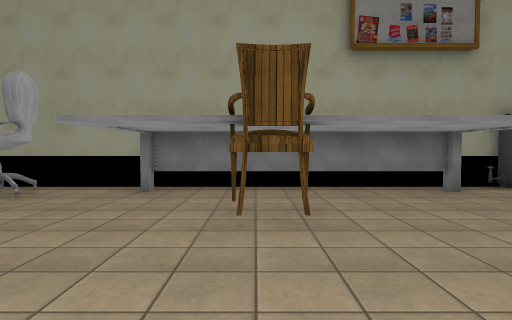
View 1 (above)

12 first-person views from a walk through a Unity game level. The camera is 1.5 m above the floor, tilts 2° down and sees 75° across. The floor is counted in squares, 2 m on a side. Each view is taken from the middle of a square. On the plan, view 1 faces up. The plan holds only what a view shows up to about 11 squares ahead; the rest is blank. Some surface patterns are stand-ins.

View 2
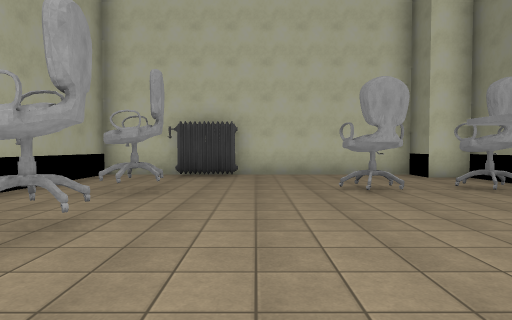

View 3
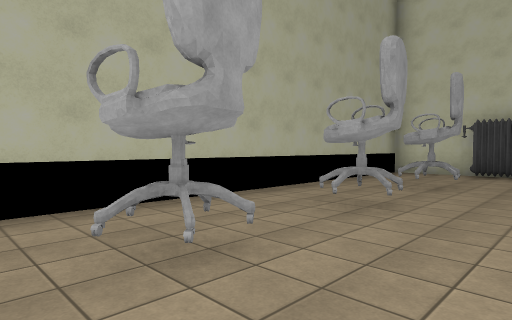

View 4
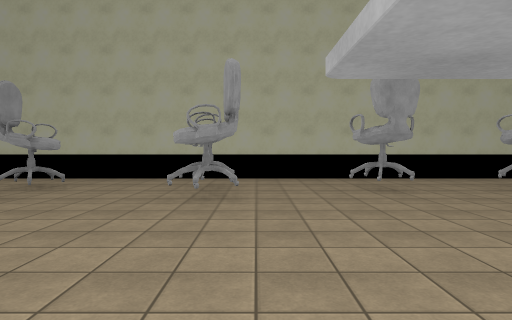

View 5
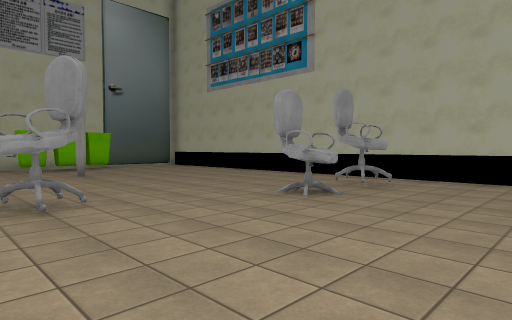

View 6
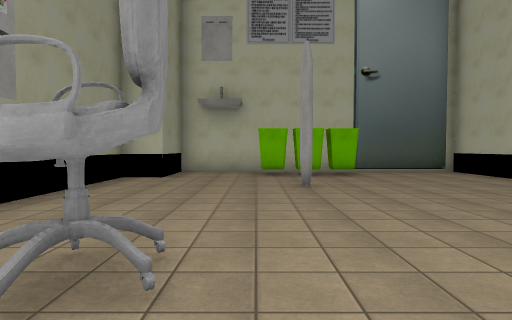

View 7
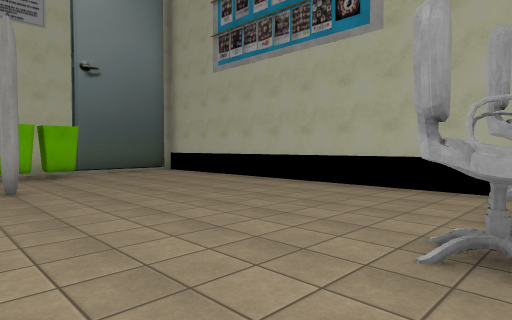

View 8
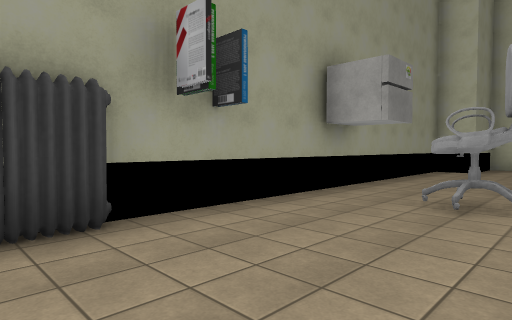

View 9
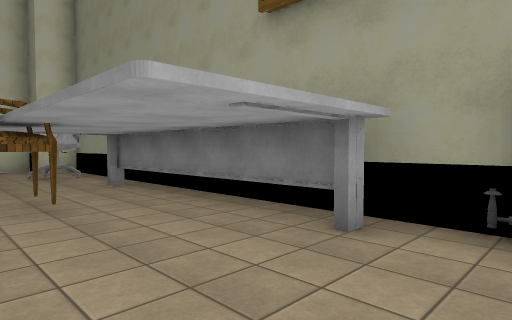

View 10
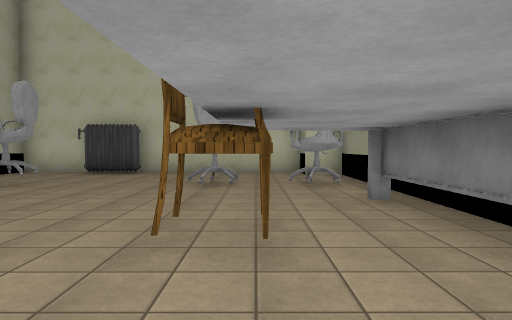

View 11
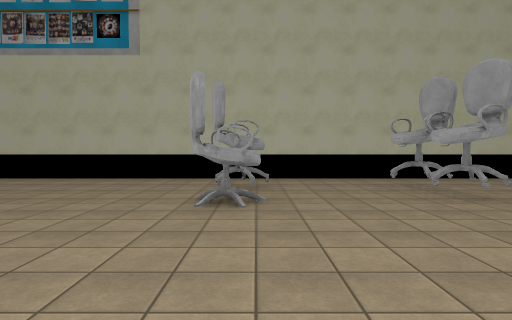

View 12
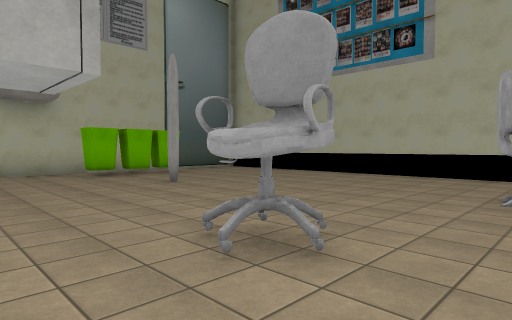

### Floor plan
Points are (right, up) in squares from view 1. A wall is a line through its corners. A room is listed if a view was taken in it or the views show most of it. See-through windows are left out.
Room 1 (views 1, 2, 3, 4, 5, 6, 7, 8, 9, 10, 11, 12)
walls: (3.5, 5.8) (-1.9, 5.8); (4.8, 6.5) (-6.5, 6.5) (-6.5, 5.4) (-7.5, 5.4) (-7.5, -3.3) (18.7, -3.3) (18.7, 2.1); (17.3, 1.1) (17.3, 1.9) (17.7, 1.9); (17.3, 0.1) (17.3, 0.9) (17.9, 0.9); (17.3, 2.1) (17.3, 2.9) (17.9, 2.9); (18.7, 2.4) (18.7, 5.4) (16.6, 5.4) (16.6, 6.5) (6.2, 6.5)
objects: radiator (-7, 0); other object (-4, -1); other object (-4, 3); other object (-4, 5); other object (-1, -1); chair (0, 3); other object (2, -1); other object (5, -2) to (5, -1); other object (5, 0); radiator (5, 6); other object (8, -2) to (8, -1); other object (8, 0) to (9, 0); other object (10, 4)

Where each view was taken, in squares from view 1:
view 1: 0 up, 0 right, facing up
view 2: 1 up, 2 right, facing left
view 3: 1 up, 3 right, facing down-left
view 4: 5 up, 4 right, facing down
view 5: 5 up, 5 right, facing down-right
view 6: 3 up, 8 right, facing right
view 7: 3 up, 8 right, facing down-right
view 8: 3 up, 5 right, facing up-right
view 9: 3 up, 5 right, facing up-left
view 10: 4 up, 3 right, facing left
view 11: 5 up, 8 right, facing down
view 12: 6 up, 8 right, facing down-right
